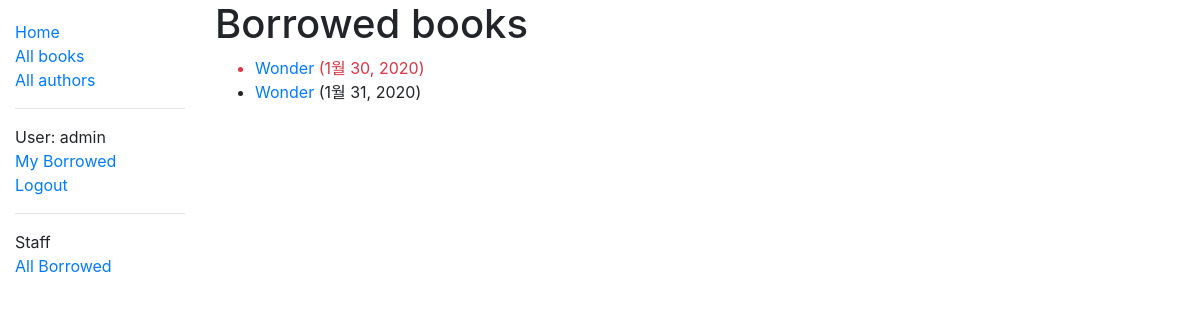
The app's page /catalog/mybooks/ (signed in) with its own data.
### catalog/models.py (models this page shows, shortened)
class BookInstance(models.Model):
    id = models.UUIDField(
        primary_key=True,
        default=uuid.uuid4,
        help_text="Unique ID for this particular book across whole library",
    )
    book = models.ForeignKey("Book", on_delete=models.SET_NULL, null=True)
    imprint = models.CharField(max_length=200)
    due_back = models.DateField(null=True, blank=True)
    borrower = models.ForeignKey(User, on_delete=models.SET_NULL, null=True, blank=True)
    @property
    def is_overdue(self):
        if self.due_back and date.today() > self.due_back:
            return True
        return False
    LOAN_STATUS = (
        ("m", "Maintenance"),
        ("o", "On loan"),
        ("a", "Available"),
        ("r", "Reserved"),
    )
    status = models.CharField(
        max_length=1,
        choices=LOAN_STATUS,
        blank=True,
        default="m",
        help_text="Book availability",
    )
    class Meta:
        ordering = ["due_back"]

class Book(models.Model):
    title = models.CharField(max_length=200)
    author = models.ForeignKey("Author", on_delete=models.SET_NULL, null=True)
    summary = models.TextField(
        max_length=1000, help_text="Enter a brief description of the book"
    )
    isbn = models.CharField(
        "ISBN",
        max_length=13,
        help_text='13 Character <a href="https://www.isbn-international.org/content/what-isbn">ISBN number</a>',
    )
    value = models.ForeignKey("Price", on_delete=models.SET_NULL, null=True)
    genre = models.ManyToManyField("Genre", help_text="Select a genre for this book")
    def display_genre(self):
        return ', '.join(genre.name for genre in self.genre.all()[:3])
    display_genre.short_description = 'Genre'
    CHOICE_LANGUAGE = (
        ("af", "Afrikaans"),
        ("ar", "Arabic"),
        ("az", "Azeri (Latin)"),
        ("be", "Belarusian"),
        ("bg", "Bulgarian"),
        ("ca", "Catalan"),
        ("cs", "Czech"),
        ("cy", "Welsh"),
        ("da", "Danish"),
        ("de", "German"),
        ("dv", "Divehi"),
        ("el", "Greek"),
        ("en", "English"),
        ("eo", "Esperanto"),
        ("es", "Spanish"),
        ("et", "Estonian"),
        ("eu", "Basque"),
        ("fa", "Farsi"),
        ("fi", "Finnish"),
        ("fo", "Faroese"),
        ("fr", "French"),
        ("gl", "Galician"),
        ("gu", "Gujarati"),
        ("he", "Hebrew"),
        ("hi", "Hindi"),
        ("hr", "Croatian"),
        ("hu", "Hungarian"),
        ("hy", "Armenian"),
        ("id", "Indonesian"),
        ("is", "Icelandic"),
        ("it", "Italian"),
        ("ja", "Japanese"),
        ("ka", "Georgian"),
        ("kk", "Kazakh"),
        ("kn", "Kannada"),
        ("ko", "Korean"),
        ("ky", "Kyrgyz"),
        ("lt", "Lithuanian"),
        ("lv", "Latvian"),
        ("mi", "Maori"),
        ("mk", "FYRO Macedonian"),
        ("mn", "Mongolian"),
        ("mr", "Marathi"),
        ("ms", "Malay"),
        ("mt", "Maltese"),
        ("nb", "Norwegian"),
        ("nl", "Dutch"),
        ("ns", "Northern Sotho"),
        ("pa", "Punjabi"),
        ("pl", "Polish"),
        ("ps", "Pashto"),
        ("pt", "Portuguese"),
        ("qu", "Quechua"),
        ("ro", "Romanian"),
        ("ru", "Russian"),
        ("sa", "Sanskrit"),
        ("se", "Sami (Northern)"),
        ("sk", "Slovak"),
        ("sl", "Slovenian"),
        ("sq", "Albanian"),
        ("sv", "Swedish"),
        ("sw", "Swahili"),
        ("ta", "Tamil"),
        ("te", "Telugu"),
        ("th", "Thai"),
        ("tl", "Tagalog"),
        ("tn", "Tswana"),
        ("tr", "Turkish"),
        ("tt", "Tatar"),
        ("ts", "Tsonga"),
        ("uk", "Ukrainian"),
        ("ur", "Urdu"),
        ("uz", "Uzbek (Latin)"),
        ("vi", "Vietnamese"),
        ("xh", "Xhosa"),
        ("zh", "Chinese"),
        ("zu", "Zulu"),
    )
    language = models.CharField(
        max_length=2,
        choices=CHOICE_LANGUAGE,
        blank=True,
        default="ko",
        help_text="Book Language",
    )

### catalog/views.py (the view)
# urls.py: path('mybooks/', views.LoanedBooksByUserListView.as_view(), name='my-borrowed'),
class LoanedBooksByUserListView(LoginRequiredMixin,generic.ListView):
    model = BookInstance
    template_name ='catalog/bookinstance_list_borrowed_user.html'
    paginate_by = 10
    def get_queryset(self):
        return BookInstance.objects.filter(borrower=self.request.user).filter(status__exact='o').order_by('due_back')

### catalog/templates/catalog/bookinstance_list_borrowed_user.html
{% extends "base_generic.html" %}
{% block content %}
    <h1>Borrowed books</h1>
    {% if bookinstance_list %}
    <ul>
      {% for bookinst in bookinstance_list %}
      <li class="{% if bookinst.is_overdue %}text-danger{% endif %}">
        <a href="{% url 'book-detail' bookinst.book.pk %}">{{bookinst.book.title}}</a> ({{ bookinst.due_back }})
      </li>
      {% endfor %}
    </ul>
    {% else %}
      <p>There are no books borrowed.</p>
    {% endif %}
{% endblock %}

### catalog/templates/base_generic.html (shortened to what this page needs)
<!DOCTYPE html>
<html lang="en">
<head>
  <link rel="stylesheet" href="https://stackpath.bootstrapcdn.com/bootstrap/4.1.3/css/bootstrap.min.css">
  {% load static %}
  <link rel="stylesheet" href="{% static 'css/styles.css' %}">
</head>
<body>
  <div class="container-fluid">
    <div class="row">
      <div class="col-sm-2">
        {% block sidebar %}
          <ul class="sidebar-nav">
            <li><a href="{% url 'index' %}">Home</a></li>
            <li><a href="{% url 'books' %}">All books</a></li>
            <li><a href="{% url 'authors' %}">All authors</a></li>
            <hr>
            {% if user.is_authenticated %}
              <li>User: {{ user.get_username }}</li>
              <li><a href="{% url 'my-borrowed' %}">My Borrowed</a></li>
              <li><a href="{% url 'logout'%}?next={{request.path}}">Logout</a></li>
            {% if user.is_staff %}
              <hr>
              <li>Staff</li>
              <li><a href="{% url 'all-borrowed' %}">All Borrowed</a></li>
            {% endif%}
            {% else %}
              <li><a href="{% url 'login'%}?next={{request.path}}">Login</a></li>
            {% endif %}
          </ul>
        {% endblock %}
      </div>
      <div class="col-sm-10 ">{% block content %}{% endblock %}</div>
    </div>
  </div>
</body>
</html>

### catalog/static/css/styles.css (style rules this page uses)
.sidebar-nav { margin-top: 20px; padding: 0; list-style: none; }

### records on screen
BookInstance: book "Wonder", due_back "1월 30, 2020"
BookInstance: book "Wonder", due_back "1월 31, 2020"

### other values on screen
{{ user.get_username }} "admin"
